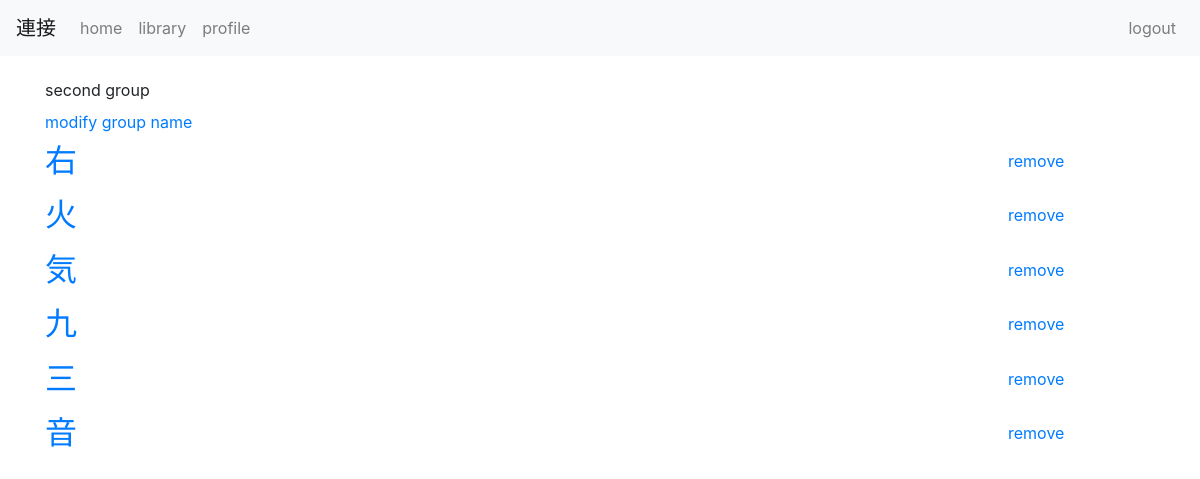
/group/29/ (signed in), run on the app's committed database.
### base/models.py (models this page shows, shortened)
class KanjiGroup(models.Model):
    name        = models.CharField(max_length=100)
    user        = models.ForeignKey(UserProfile, related_name="group_profile", on_delete=models.CASCADE)
    group_kanji = models.ManyToManyField(Kanji, blank=True, related_name="group_kanji", through="KanjiGroupElement")
    date_time   = models.DateTimeField(default=timezone.now)

class KanjiGroupElement(models.Model):
    kanji     = models.ForeignKey(Kanji, on_delete=models.CASCADE)
    group     = models.ForeignKey(KanjiGroup, on_delete=models.CASCADE)
    date_time = models.DateTimeField(default=timezone.now)

### toshokan/models.py (models this page shows, shortened)
class Kanji(models.Model):
    character   = models.CharField(max_length=10)
    strokes     = models.IntegerField(default=0)
    grade       = models.IntegerField(default=0)
    jlpt        = models.CharField(max_length=2, default="-")
    on_meaning  = models.CharField(max_length=1000, default="")
    kun_meaning = models.CharField(max_length=1000, default="")
    reading     = models.CharField(max_length=100, default="")

### base/views.py (the view)
# urls.py: path('group/<int:group_id>/', views.group_individual, name='group_individual'),
@login_required
def group_individual(request, group_id):
    group = get_object_or_404(KanjiGroup, pk=group_id)
    userprofile = request.user.profile
    context = {'group': group}
    if not(group.user.id == userprofile.id):
        return HttpResponseNotFound()
    else:
        return render(request, 'base/group_individual.html', context)

### base/templates/base/group_individual.html (shortened to what this page needs)
{% extends 'base/base.html' %}
{% block content %}
    <div class="row">
    	<div class="col-sm-12 pt-2">
    		{{ group.name }}
    	</div>
        <div class="col-sm-12 pt-2">
            <a href="{% url 'base:modify_group_name_view' group.id %}">modify group name</a>
        </div>
		{% for kanji_element in group.kanjigroupelement_set.all %}
			<div id="div_1_{{ kanji_element.id }}" class="col-sm-10 pt-2">
				<h2>
            	   <a href="{% url 'toshokan:individual' kanji_element.kanji.id %}">
                        {{ kanji_element.kanji.character }}
                    </a>
        		</h2>
			</div>
            <div id="div_2_{{ kanji_element.id }}" class="col-sm-2 pt-2">
                <button id="kanjigroupelement_{{ kanji_element.id }}" class="btn btn-link" href="{% url 'base:delete_kanji_from_group' %}">remove</button>
            </div>
        {% endfor %}
    </div>
{% endblock %}

### base/static/base/base.css (style rules this page uses)
body { padding-top: 70px; padding-bottom: 70px; }

### data on the page
KanjiGroup: name "second group"
KanjiGroupElement: kanji.character "右"
KanjiGroupElement: kanji.character "火"
KanjiGroupElement: kanji.character "気"
KanjiGroupElement: kanji.character "九"
KanjiGroupElement: kanji.character "三"
KanjiGroupElement: kanji.character "音"
